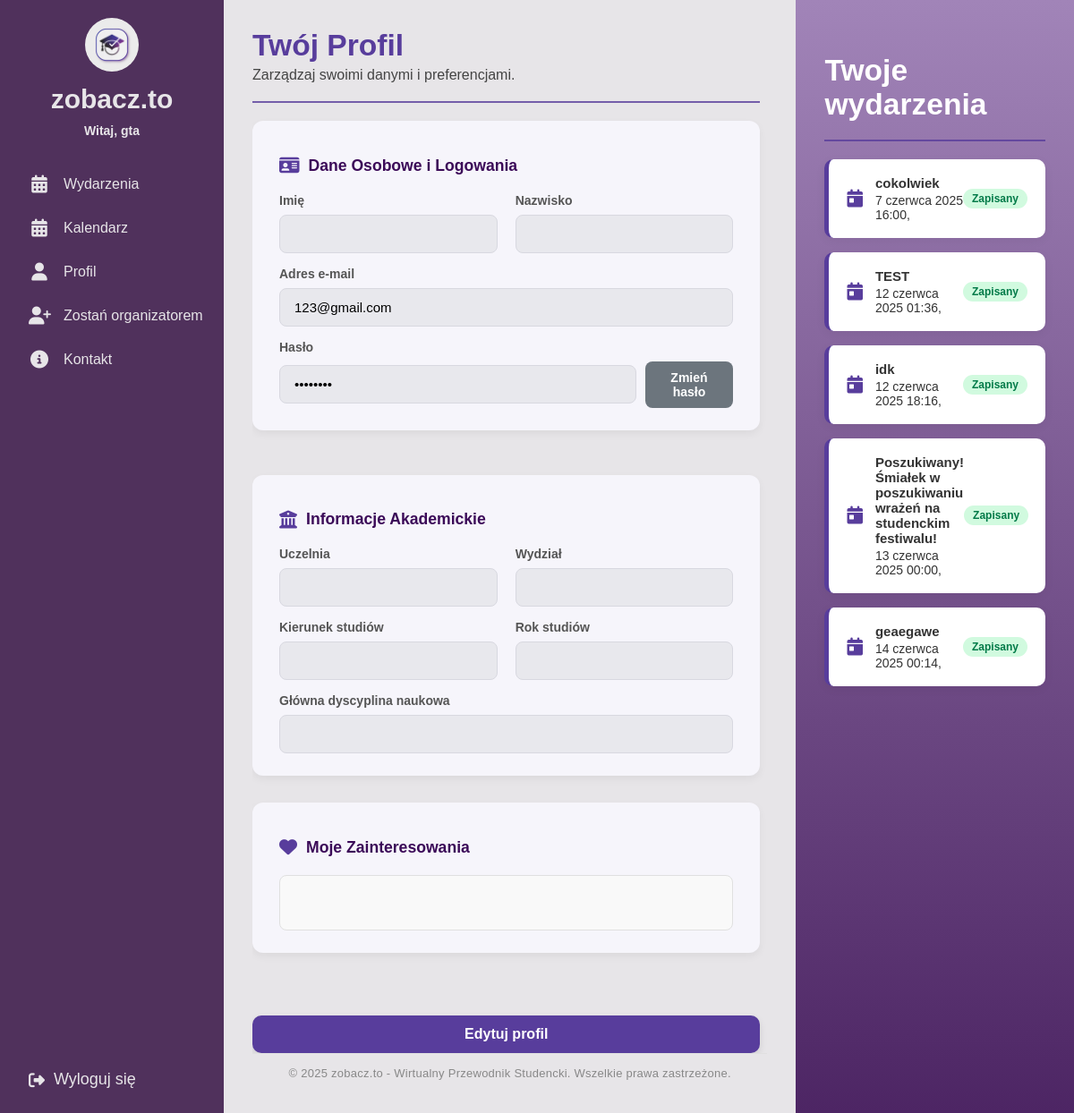
Page /events/profile/ (signed in) on the earlier database version.
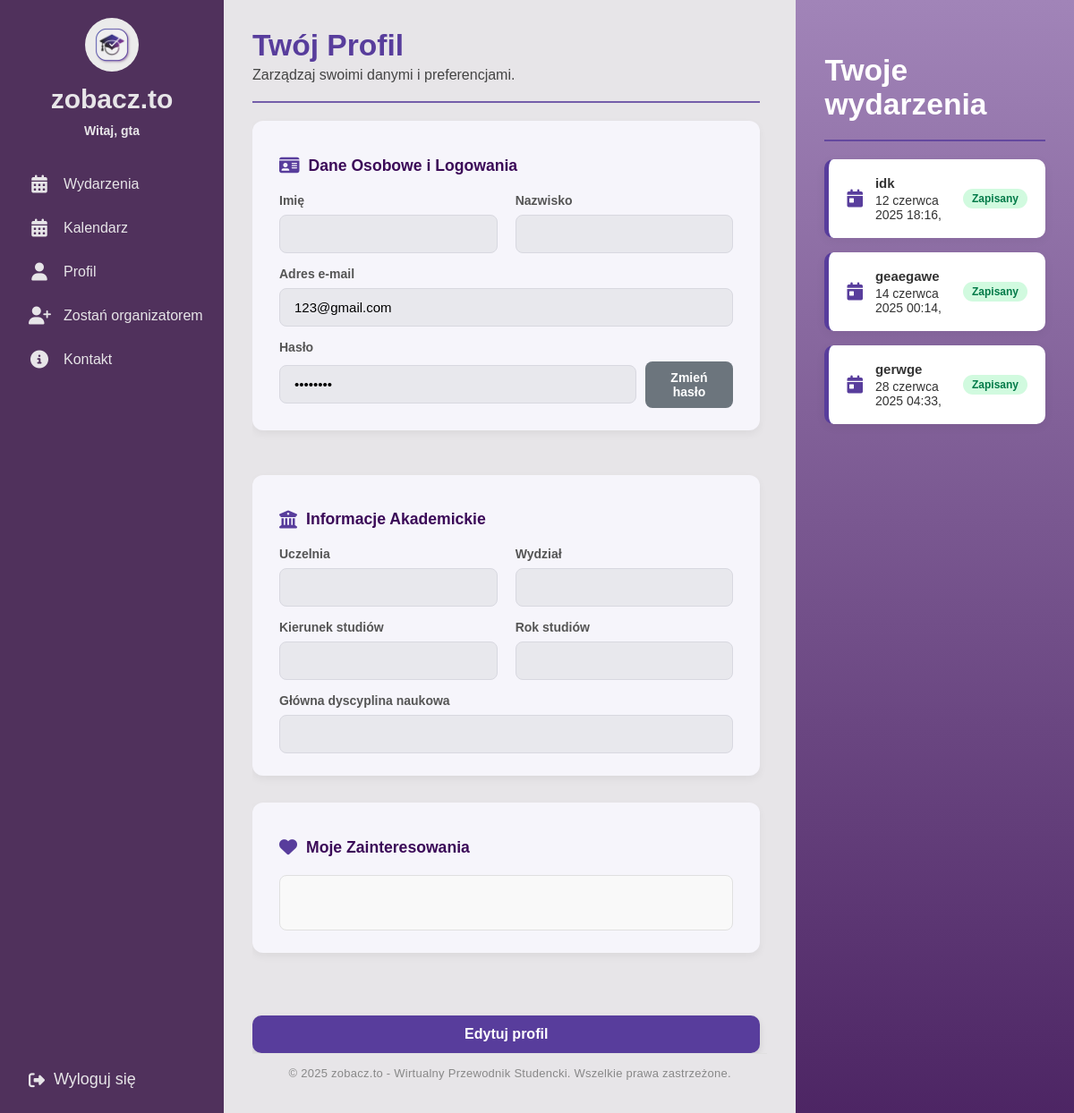
Same page on the later database version.
### events/models.py (models this page shows, shortened)
class Event(models.Model):
    title = models.CharField("Tytuł", max_length=200)
    description = models.TextField("Opis wydarzenia")
    date = models.DateTimeField("Data")
    location = models.CharField("Lokalizacja", max_length=200)
    created_by = models.ForeignKey(User, on_delete=models.CASCADE, related_name="created_events")
    image = models.ImageField(upload_to='event_images/', null=True, blank=True)

### events/views.py (the view, shortened to what this page needs)
# urls.py: path('profile/', views.profile, name='profile'),
@login_required
def profile(request):
    user = request.user
    try:
        profile = user.userprofile
    except AttributeError:
        profile = UserProfile.objects.create(user=user)
    enrolled_events = [] # Initialize
    organized_events = [] # Initialize
    is_student = user.groups.filter(name='student').exists()
    is_organizer = user.groups.filter(name='organizer').exists()
    is_admin = user.groups.filter(name='admin').exists() # Set is_admin flag
    personal_form = PersonalDataForm(instance=user)
    academic_form = AcademicDataForm(instance=profile)
    if is_student:
        enrolled_events = Event.objects.filter(eventenrollment__user=user).order_by('date')
    context = {
        'personal_form': personal_form,
        'academic_form': academic_form,
        'enrolled_events': enrolled_events, # Always pass
        'organized_events': organized_events, # Always pass
        'is_student': is_student, # Always pass boolean flags for template logic
        'is_organizer': is_organizer, # Always pass boolean flags for template logic
        'is_admin': is_admin, # Pass the new is_admin flag
    }
    if request.user.is_authenticated and request.user.groups.filter(name="admin").exists():
        context['organizer_requests_count'] = OrganizerRequest.objects.filter(is_reviewed=False).count()
        context['messages_count'] = ContactMessage.objects.filter(answer__isnull=True).count()
    return render(request, 'profile.html', context)

### events/forms.py
class PersonalDataForm(forms.ModelForm):
    class Meta:
        model = User
        fields = ['first_name', 'last_name', 'email']

class AcademicDataForm(forms.ModelForm):
    class Meta:
        model = UserProfile
        fields = ['university', 'faculty', 'field_of_study', 'study_year', 'main_discipline', 'interests']

### templates/profile.html (shortened to what the changed rows need)
{% extends "base.html" %}
{% load static %}
{% block content %}
<div class="main-content no-header">
  <div class="home-flex full-height">
    <div class="home-left flat">
      <div class="home-left-content profile-main-content">
        <div class="profile-info">
          <h1>Twój Profil</h1>
        </div>
        <form method="post" action="{% url 'profile' %}" id="personal-data-form">
          <div class="section-box">
            <h2 class="section-title"><i class="fas fa-id-card"></i> Dane Osobowe i Logowania</h2>
          </div>
        </form>
        <form method="post" action="{% url 'profile' %}" id="academic-data-form">
          <div class="section-box">
            <h2 class="section-title"><i class="fas fa-university"></i> Informacje Akademickie</h2>
          </div>
          <div class="section-box">
            <h2 class="section-title"><i class="fas fa-heart"></i> Moje Zainteresowania</h2>
          </div>
        </form>
      </div>
    </div>
    <div class="home-right flat">
      {% if user.is_authenticated and user.groups.all.0.name == "student" %}
        <h2>Twoje wydarzenia</h2>
        {% if enrolled_events %}
          <div class="event-list">
            {% for event in enrolled_events %}
              <div class="event-card">
                <div class="event-info">
                  <i class="fa-solid fa-calendar-day event-icon"></i>
                  <div class="event-details">
                    <strong>{{ event.title }}</strong>
                    <span>{{ event.date }}, {{ event.time }}</span>
                  </div>
                </div>
                <span class="badge">Zapisany</span>
              </div>
            {% endfor %}
          </div>
        {% else %}
          <p>Nie zapisałeś się na żadne wydarzenia.</p>
        {% endif %}
      {% endif %}
    </div>
  </div>
</div>
{% endblock %}

### templates/base.html (shortened to what this page needs)
{% load static %}
<!DOCTYPE html>
<html>
<head>
    <link rel="stylesheet" href="https://cdnjs.cloudflare.com/ajax/libs/font-awesome/6.4.0/css/all.min.css">
    <link rel="stylesheet" href="{% static 'css/home.css' %}">
    <link rel="stylesheet" href="{% static 'css/profile.css' %}">
    <link rel="stylesheet" href="{% static 'css/events.css' %}">
    <link rel="stylesheet" href="{% static 'css/organizer_request_form.css' %}">
    <link rel="stylesheet" href="{% static 'css/organizer_request_sent.css' %}">
    <link rel="stylesheet" href="{% static 'css/organizer_requests_list.css' %}">
</head>
<body>
<div class="sidebar">
  <div class="top">
    <div class="logo">
      <a href="{% url 'home' %}">
        <img src="{% static 'images/logo.jpeg' %}" alt="Logo">
      </a>
      <span class="site-name">zobacz.to</span>
      {% if user.is_authenticated %}
        <span class="username">Witaj, {{ user.username }}</span>
      {% endif %}
    </div>
    <div class="menu">
      <a href="{% url 'events_list' %}">
        <i class="fas fa-calendar-alt"></i>
        <span class="label">Wydarzenia</span>
      </a>
      <a href="{% url 'custom-calendar' %}">
        <i class="fas fa-calendar-alt"></i>
        <span class="label">Kalendarz</span>
      </a>
      <a href="{% url 'profile' %}">
        <i class="fas fa-user"></i>
        <span class="label">Profil</span>
      </a>
      {% if user.is_authenticated %}
        {% for group in user.groups.all %}
            {% if group.name == "student" %}
                <a href="{% url 'organizer_request_create' %}">
                    <i class="fas fa-user-plus"></i>
                    <span class="label">Zostań organizatorem</span>
                </a>
            {% endif %}
        {% endfor %}
    {% endif %}
      <a href="{% url 'contact' %}">
        <i class="fas fa-info-circle"></i>
        <span class="label">Kontakt</span>
      </a>
    </div>
  </div>
  <div class="bottom">
    <form action="{% url 'logout' %}" method="post">
      <button type="submit">
        <i class="fas fa-sign-out-alt"></i>
        <span class="logout-label">Wyloguj się</span>
      </button>
    </form>
  </div>
</div>
  <main>
    <div class="main-content">
    {% block content %}
    {% endblock content %}
  </main>
</body>
</html>

Differences in the rows shown:
removed Event: title "cokolwiek", date "7 czerwca 2025 16:00"
no longer on this page (row unchanged): Event: title "TEST", date "12 czerwca 2025 01:36"
no longer on this page (row unchanged): Event: title "Poszukiwany! Śmiałek w poszukiwaniu wrażeń na studenckim festiwalu!", date "13 czerwca 2025 00:00"
now on this page (row unchanged): Event: title "gerwge", date "28 czerwca 2025 04:33"
